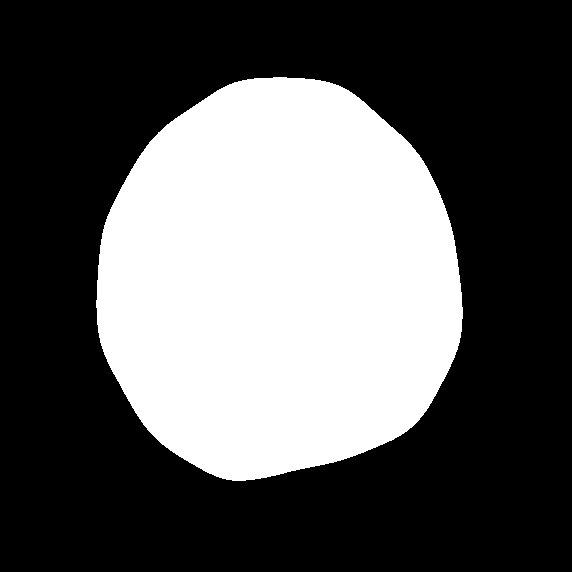
#> input picture output_segmentations/seg_001_HC.png, 572 x 572 px; its folder holds only this picture in this run
$ jupyter execute --allow-errors HC.ipynb   (shell and % lines are left out)
#> lines starting #> are read from the running program, lines starting #| are printed output that depends on the picture; after the words box and inside, x2 and y2 are one past the last pixel; in counts of white or black regions, pixels touching at a corner belong together
[cell 1]
# !pip install torchvision

[cell 2]
# import numpy as np
# print(np.__version__)

[cell 3]
# !pip uninstall numpy opencv-python -y
# !pip install --upgrade "numpy==1.23.5"
# !pip install --upgrade "scikit-image<0.25"
# !pip install --no-deps opencv-python

[cell 4]
# !pip uninstall typing_extensions
# !pip install typing_extensions==4.11.0

[cell 5]
# !pip install --upgrade pydantic

[cell 6]
# pip install typing_extensions==4.7.1 --upgrade

[cell 7]
from typing_extensions import TypeIs

**Preprocessing - flipping, resizing, rotation, intensity based transformation**

[cell 8]
import os
import numpy as np
from torchvision import transforms
from torchvision.transforms import functional as TF
from torch.utils.data import Dataset, DataLoader, random_split
from PIL import Image

# Custom joint transformation that applies geometric transforms to both image and mask,
# and intensity transforms only to the image.
class JointTransform:
    # [43 lines left out: functions __init__, __call__, not called in this run]

# Define intensity-only transformations for the image.
#> (the rest of this cell did not finish here and is left out)

[cell 9]
# [5 lines of commented-out code are left out]

#> (a cell that did not finish here is left out)

**Checking alignment and order of train image and the corresponding masking**

#> (a cell that did not finish here is left out)

**Unet with resnet101 as backbone**

[cell 12]
import torch
import torch.nn as nn
import torch.nn.functional as F
from torchvision import models

class ResConv(nn.Module):
    """ Convolution block for U-Net with repeated convolutions and ReLU activations. """
    # [10 lines left out: function __init__, not called in this run]

    def forward(self, x):
        return self.conv(x)

class UpConv(nn.Module):
    """ Upsampling block for U-Net, using bilinear interpolation and convolution. """
    # [13 lines left out: functions __init__, forward, not called in this run]

class UNetResNet101(nn.Module):
    # [41 lines left out: functions __init__, forward, not called in this run]

**Dice loss + Binary cross-entropy loss**

[cell 13]
import torch
import torch.nn as nn
import torch.nn.functional as F

class DiceBCELoss(nn.Module):
    def __init__(self):
        super().__init__()

    # [7 lines left out: function forward, not called in this run]

class BoundaryLoss(nn.Module):
    def __init__(self):
        super().__init__()

    # [13 lines left out: function forward, not called in this run]

class DiceBCEBoundaryLoss(nn.Module):
    # [10 lines left out: functions __init__, forward, not called in this run]

**Training Loop**

#> (a cell that did not finish here is left out)

[cell 15]
import os
import torch
import torch.optim as optimizer
from torch.optim.lr_scheduler import ReduceLROnPlateau
import numpy as np
from sklearn.metrics import f1_score
from sklearn.model_selection import KFold
from torch.utils.data import DataLoader, Subset
import matplotlib.pyplot as plt
import cv2

# Assume full_dataset, device, UNetResNet101, DiceBCELoss, and joint_transform are defined already.
# full_dataset = CustomDataset('denoised_training_set', 'masked_annotations', joint_transform=joint_transform)

# Number of folds and training epochs
num_folds = 5
num_epochs = 50
patience = 5

# Set up KFold splitter
#> (the rest of this cell did not finish here and is left out)

[cell 16]
import re
import pandas as pd
import seaborn as sns

# Reuse full raw log data from user message (truncated earlier for demo)
# Let's simulate parsing the full log by expanding the regex extraction on the full multi-fold content
full_log_text = '''Starting fold 1/5
Fold 1, Epoch 1/50, Train Loss: 0.5817, Train F1: 0.9583, Val Loss: 0.4886, Val F1: 0.9571
Fold 1, Epoch 2/50, Train Loss: 0.4321, Train F1: 0.9682, Val Loss: 0.4138, Val F1: 0.9630
Fold 1, Epoch 3/50, Train Loss: 0.3668, Train F1: 0.9714, Val Loss: 0.3447, Val F1: 0.9704
Fold 1, Epoch 4/50, Train Loss: 0.3311, Train F1: 0.9700, Val Loss: 0.3174, Val F1: 0.9691
Fold 1, Epoch 5/50, Train Loss: 0.2864, Train F1: 0.9744, Val Loss: 0.2831, Val F1: 0.9718
Fold 1, Epoch 6/50, Train Loss: 0.2585, Train F1: 0.9751, Val Loss: 0.2608, Val F1: 0.9710
Fold 1, Epoch 7/50, Train Loss: 0.2341, Train F1: 0.9759, Val Loss: 0.2273, Val F1: 0.9734
Fold 1, Epoch 8/50, Train Loss: 0.2116, Train F1: 0.9761, Val Loss: 0.2107, Val F1: 0.9742
Fold 1, Epoch 9/50, Train Loss: 0.1957, Train F1: 0.9765, Val Loss: 0.1984, Val F1: 0.9752
Fold 1, Epoch 10/50, Train Loss: 0.1782, Train F1: 0.9764, Val Loss: 0.1811, Val F1: 0.9739
Saved overlay image at: overlay_images/fold1_epoch10.png
Fold 1, Epoch 11/50, Train Loss: 0.1682, Train F1: 0.9774, Val Loss: 0.1801, Val F1: 0.9743
Fold 1, Epoch 12/50, Train Loss: 0.1572, Train F1: 0.9762, Val Loss: 0.1675, Val F1: 0.9736
Fold 1, Epoch 13/50, Train Loss: 0.1481, Train F1: 0.9778, Val Loss: 0.1447, Val F1: 0.9758
Fold 1, Epoch 14/50, Train Loss: 0.1359, Train F1: 0.9770, Val Loss: 0.1478, Val F1: 0.9728
Fold 1, Epoch 15/50, Train Loss: 0.1288, Train F1: 0.9785, Val Loss: 0.1345, Val F1: 0.9761
Fold 1, Epoch 16/50, Train Loss: 0.1257, Train F1: 0.9781, Val Loss: 0.1388, Val F1: 0.9729
Fold 1, Epoch 17/50, Train Loss: 0.1435, Train F1: 0.9701, Val Loss: 0.1517, Val F1: 0.9700
Fold 1, Epoch 18/50, Train Loss: 0.1328, Train F1: 0.9736, Val Loss: 0.1411, Val F1: 0.9703
Fold 1, Epoch 19/50, Train Loss: 0.1199, Train F1: 0.9741, Val Loss: 0.1532, Val F1: 0.9646
Fold 1, Epoch 20/50, Train Loss: 0.1205, Train F1: 0.9763, Val Loss: 0.1224, Val F1: 0.9732
Early stopping triggered in fold 1 at epoch 20
Starting fold 2/5
Fold 2, Epoch 1/50, Train Loss: 0.7224, Train F1: 0.8930, Val Loss: 0.6952, Val F1: 0.8895
Fold 2, Epoch 2/50, Train Loss: 0.5740, Train F1: 0.9653, Val Loss: 0.5789, Val F1: 0.9627
Fold 2, Epoch 3/50, Train Loss: 0.5145, Train F1: 0.9680, Val Loss: 0.5073, Val F1: 0.9652
Fold 2, Epoch 4/50, Train Loss: 0.4642, Train F1: 0.9654, Val Loss: 0.4723, Val F1: 0.9616
Fold 2, Epoch 5/50, Train Loss: 0.4177, Train F1: 0.9714, Val Loss: 0.4101, Val F1: 0.9681
Fold 2, Epoch 6/50, Train Loss: 0.3816, Train F1: 0.9749, Val Loss: 0.3783, Val F1: 0.9722
Fold 2, Epoch 7/50, Train Loss: 0.3466, Train F1: 0.9751, Val Loss: 0.3507, Val F1: 0.9727
Fold 2, Epoch 8/50, Train Loss: 0.3172, Train F1: 0.9765, Val Loss: 0.3237, Val F1: 0.9727
Fold 2, Epoch 9/50, Train Loss: 0.2919, Train F1: 0.9708, Val Loss: 0.3048, Val F1: 0.9667
Fold 2, Epoch 10/50, Train Loss: 0.2739, Train F1: 0.9765, Val Loss: 0.2754, Val F1: 0.9726
Saved overlay image at: overlay_images/fold2_epoch10.png
Fold 2, Epoch 11/50, Train Loss: 0.2466, Train F1: 0.9778, Val Loss: 0.2543, Val F1: 0.9737
Fold 2, Epoch 12/50, Train Loss: 0.2366, Train F1: 0.9579, Val Loss: 0.3004, Val F1: 0.9557
Fold 2, Epoch 13/50, Train Loss: 0.2199, Train F1: 0.9763, Val Loss: 0.2097, Val F1: 0.9742
Fold 2, Epoch 14/50, Train Loss: 0.1986, Train F1: 0.9745, Val Loss: 0.2183, Val F1: 0.9713
Fold 2, Epoch 15/50, Train Loss: 0.1864, Train F1: 0.9770, Val Loss: 0.1927, Val F1: 0.9741
Fold 2, Epoch 16/50, Train Loss: 0.1722, Train F1: 0.9771, Val Loss: 0.1849, Val F1: 0.9740
Fold 2, Epoch 17/50, Train Loss: 0.1636, Train F1: 0.9792, Val Loss: 0.1672, Val F1: 0.9750
Fold 2, Epoch 18/50, Train Loss: 0.1518, Train F1: 0.9803, Val Loss: 0.1707, Val F1: 0.9763
Fold 2, Epoch 19/50, Train Loss: 0.1428, Train F1: 0.9792, Val Loss: 0.1523, Val F1: 0.9755
Fold 2, Epoch 20/50, Train Loss: 0.1355, Train F1: 0.9805, Val Loss: 0.1443, Val F1: 0.9765
Saved overlay image at: overlay_images/fold2_epoch20.png
Fold 2, Epoch 21/50, Train Loss: 0.1291, Train F1: 0.9809, Val Loss: 0.1379, Val F1: 0.9765
Fold 2, Epoch 22/50, Train Loss: 0.1242, Train F1: 0.9813, Val Loss: 0.1311, Val F1: 0.9768
Fold 2, Epoch 23/50, Train Loss: 0.1186, Train F1: 0.9796, Val Loss: 0.1310, Val F1: 0.9761
Fold 2, Epoch 24/50, Train Loss: 0.1136, Train F1: 0.9806, Val Loss: 0.1258, Val F1: 0.9764
Fold 2, Epoch 25/50, Train Loss: 0.1092, Train F1: 0.9811, Val Loss: 0.1252, Val F1: 0.9768
Fold 2, Epoch 26/50, Train Loss: 0.1057, Train F1: 0.9821, Val Loss: 0.1184, Val F1: 0.9773
Fold 2, Epoch 27/50, Train Loss: 0.0999, Train F1: 0.9822, Val Loss: 0.1153, Val F1: 0.9771
Fold 2, Epoch 28/50, Train Loss: 0.0975, Train F1: 0.9802, Val Loss: 0.1194, Val F1: 0.9747
Fold 2, Epoch 29/50, Train Loss: 0.0988, Train F1: 0.9803, Val Loss: 0.1091, Val F1: 0.9762
Fold 2, Epoch 30/50, Train Loss: 0.0951, Train F1: 0.9812, Val Loss: 0.1088, Val F1: 0.9768
Saved overlay image at: overlay_images/fold2_epoch30.png
Fold 2, Epoch 31/50, Train Loss: 0.0910, Train F1: 0.9821, Val Loss: 0.1046, Val F1: 0.9763
Early stopping triggered in fold 2 at epoch 31
Starting fold 3/5

Fold 3, Epoch 1/50, Train Loss: 0.5439, Train F1: 0.9574, Val Loss: 0.4625, Val F1: 0.9541
Fold 3, Epoch 2/50, Train Loss: 0.3919, Train F1: 0.9694, Val Loss: 0.3712, Val F1: 0.9673
Fold 3, Epoch 3/50, Train Loss: 0.3399, Train F1: 0.9726, Val Loss: 0.3358, Val F1: 0.9699
Fold 3, Epoch 4/50, Train Loss: 0.2965, Train F1: 0.9696, Val Loss: 0.2961, Val F1: 0.9688
Fold 3, Epoch 5/50, Train Loss: 0.2641, Train F1: 0.9753, Val Loss: 0.2595, Val F1: 0.9732
Fold 3, Epoch 6/50, Train Loss: 0.2387, Train F1: 0.9746, Val Loss: 0.2446, Val F1: 0.9726
Fold 3, Epoch 7/50, Train Loss: 0.2168, Train F1: 0.9778, Val Loss: 0.2200, Val F1: 0.9749
Fold 3, Epoch 8/50, Train Loss: 0.2011, Train F1: 0.9765, Val Loss: 0.2066, Val F1: 0.9735
Fold 3, Epoch 9/50, Train Loss: 0.1849, Train F1: 0.9765, Val Loss: 0.1951, Val F1: 0.9743
Fold 3, Epoch 10/50, Train Loss: 0.1724, Train F1: 0.9745, Val Loss: 0.1827, Val F1: 0.9721
Saved overlay image at: overlay_images/fold3_epoch10.png
Fold 3, Epoch 11/50, Train Loss: 0.1595, Train F1: 0.9776, Val Loss: 0.1659, Val F1: 0.9744
Fold 3, Epoch 12/50, Train Loss: 0.1471, Train F1: 0.9772, Val Loss: 0.1586, Val F1: 0.9749
Fold 3, Epoch 13/50, Train Loss: 0.1391, Train F1: 0.9763, Val Loss: 0.1515, Val F1: 0.9736
Fold 3, Epoch 14/50, Train Loss: 0.1328, Train F1: 0.9803, Val Loss: 0.1392, Val F1: 0.9766
Fold 3, Epoch 15/50, Train Loss: 0.1243, Train F1: 0.9801, Val Loss: 0.1303, Val F1: 0.9769
Fold 3, Epoch 16/50, Train Loss: 0.1198, Train F1: 0.9798, Val Loss: 0.1306, Val F1: 0.9758
Fold 3, Epoch 17/50, Train Loss: 0.1133, Train F1: 0.9788, Val Loss: 0.1276, Val F1: 0.9757
Fold 3, Epoch 18/50, Train Loss: 0.1085, Train F1: 0.9804, Val Loss: 0.1195, Val F1: 0.9763
Fold 3, Epoch 19/50, Train Loss: 0.1053, Train F1: 0.9806, Val Loss: 0.1161, Val F1: 0.9761
Fold 3, Epoch 20/50, Train Loss: 0.1008, Train F1: 0.9822, Val Loss: 0.1104, Val F1: 0.9774
Saved overlay image at: overlay_images/fold3_epoch20.png
Fold 3, Epoch 21/50, Train Loss: 0.0947, Train F1: 0.9818, Val Loss: 0.1133, Val F1: 0.9758
Fold 3, Epoch 22/50, Train Loss: 0.0923, Train F1: 0.9788, Val Loss: 0.1079, Val F1: 0.9750
Fold 3, Epoch 23/50, Train Loss: 0.0904, Train F1: 0.9813, Val Loss: 0.1048, Val F1: 0.9767
Fold 3, Epoch 24/50, Train Loss: 0.0883, Train F1: 0.9814, Val Loss: 0.1022, Val F1: 0.9763
Fold 3, Epoch 25/50, Train Loss: 0.0865, Train F1: 0.9817, Val Loss: 0.1008, Val F1: 0.9760
Early stopping triggered in fold 3 at epoch 25
Starting fold 4/5

Fold 4, Epoch 1/50, Train Loss: 0.5747, Train F1: 0.9571, Val Loss: 0.4262, Val F1: 0.9611
Fold 4, Epoch 2/50, Train Loss: 0.4206, Train F1: 0.9665, Val Loss: 0.3819, Val F1: 0.9682
Fold 4, Epoch 3/50, Train Loss: 0.3725, Train F1: 0.9703, Val Loss: 0.3390, Val F1: 0.9700
Fold 4, Epoch 4/50, Train Loss: 0.3303, Train F1: 0.9737, Val Loss: 0.2983, Val F1: 0.9746
Fold 4, Epoch 5/50, Train Loss: 0.3005, Train F1: 0.9688, Val Loss: 0.2887, Val F1: 0.9705
Fold 4, Epoch 6/50, Train Loss: 0.2769, Train F1: 0.9706, Val Loss: 0.2544, Val F1: 0.9717
Fold 4, Epoch 7/50, Train Loss: 0.2522, Train F1: 0.9768, Val Loss: 0.2379, Val F1: 0.9763
Fold 4, Epoch 8/50, Train Loss: 0.2253, Train F1: 0.9756, Val Loss: 0.2070, Val F1: 0.9753
Fold 4, Epoch 9/50, Train Loss: 0.2108, Train F1: 0.9759, Val Loss: 0.1883, Val F1: 0.9757
Fold 4, Epoch 10/50, Train Loss: 0.1957, Train F1: 0.9768, Val Loss: 0.1872, Val F1: 0.9760
Saved overlay image at: overlay_images/fold4_epoch10.png
Fold 4, Epoch 11/50, Train Loss: 0.1798, Train F1: 0.9746, Val Loss: 0.1808, Val F1: 0.9748
Fold 4, Epoch 12/50, Train Loss: 0.1716, Train F1: 0.9775, Val Loss: 0.1688, Val F1: 0.9764
Fold 4, Epoch 13/50, Train Loss: 0.1610, Train F1: 0.9752, Val Loss: 0.1609, Val F1: 0.9739
Fold 4, Epoch 14/50, Train Loss: 0.1644, Train F1: 0.9740, Val Loss: 0.1472, Val F1: 0.9740
Fold 4, Epoch 15/50, Train Loss: 0.1531, Train F1: 0.9718, Val Loss: 0.1467, Val F1: 0.9717
Fold 4, Epoch 16/50, Train Loss: 0.1556, Train F1: 0.9494, Val Loss: 0.2094, Val F1: 0.9512
Fold 4, Epoch 17/50, Train Loss: 0.1471, Train F1: 0.9646, Val Loss: 0.1523, Val F1: 0.9663
Early stopping triggered in fold 4 at epoch 17
Starting fold 5/5

Fold 5, Epoch 1/50, Train Loss: 0.5539, Train F1: 0.9539, Val Loss: 0.4672, Val F1: 0.9545
Fold 5, Epoch 2/50, Train Loss: 0.4052, Train F1: 0.9689, Val Loss: 0.3883, Val F1: 0.9671
Fold 5, Epoch 3/50, Train Loss: 0.3537, Train F1: 0.9711, Val Loss: 0.3555, Val F1: 0.9689
Fold 5, Epoch 4/50, Train Loss: 0.3131, Train F1: 0.9736, Val Loss: 0.3128, Val F1: 0.9718
Fold 5, Epoch 5/50, Train Loss: 0.2802, Train F1: 0.9752, Val Loss: 0.2844, Val F1: 0.9728
Fold 5, Epoch 6/50, Train Loss: 0.2537, Train F1: 0.9757, Val Loss: 0.2599, Val F1: 0.9735
Fold 5, Epoch 7/50, Train Loss: 0.2312, Train F1: 0.9772, Val Loss: 0.2412, Val F1: 0.9747
Fold 5, Epoch 8/50, Train Loss: 0.2096, Train F1: 0.9747, Val Loss: 0.2219, Val F1: 0.9720
Fold 5, Epoch 9/50, Train Loss: 0.1953, Train F1: 0.9694, Val Loss: 0.2262, Val F1: 0.9668
Fold 5, Epoch 10/50, Train Loss: 0.1916, Train F1: 0.9628, Val Loss: 0.2222, Val F1: 0.9615
Saved overlay image at: overlay_images/fold5_epoch10.png
Fold 5, Epoch 11/50, Train Loss: 0.1881, Train F1: 0.9723, Val Loss: 0.1987, Val F1: 0.9708
Fold 5, Epoch 12/50, Train Loss: 0.1656, Train F1: 0.9759, Val Loss: 0.1762, Val F1: 0.9714
Early stopping triggered in fold 5 at epoch 12
Best model saved with validation F1: 0.9774'''


# Get all epoch records across folds
full_matches = re.findall(r"Fold (\d), Epoch (\d+)/\d+, Train Loss: ([\d.]+), Train F1: ([\d.]+), Val Loss: ([\d.]+), Val F1: ([\d.]+)", full_log_text)

# Build a full dataframe with fold included
full_df = pd.DataFrame({
    "Fold": [int(m[0]) for m in full_matches],
    "Epoch": [int(m[1]) for m in full_matches],
    "Train Loss": [float(m[2]) for m in full_matches],
    "Train F1": [float(m[3]) for m in full_matches],
    "Val Loss": [float(m[4]) for m in full_matches],
    "Val F1": [float(m[5]) for m in full_matches],
})

# Plot: Averaged over folds
avg_df = full_df.groupby("Epoch").mean().reset_index()

plt.figure(figsize=(12, 6))

plt.subplot(1, 2, 1)
sns.lineplot(x="Epoch", y="Train Loss", data=avg_df, label="Train Loss (avg)")
sns.lineplot(x="Epoch", y="Val Loss", data=avg_df, label="Val Loss (avg)")
plt.title("Average Loss vs Epochs (All Folds)")
plt.xlabel("Epoch")
plt.ylabel("Loss")
plt.legend()

plt.subplot(1, 2, 2)
sns.lineplot(x="Epoch", y="Train F1", data=avg_df, label="Train F1 (avg)")
sns.lineplot(x="Epoch", y="Val F1", data=avg_df, label="Val F1 (avg)")
plt.title("Average F1 Score vs Epochs (All Folds)")
plt.xlabel("Epoch")
plt.ylabel("F1 Score")
plt.legend()

plt.tight_layout()
plt.show()
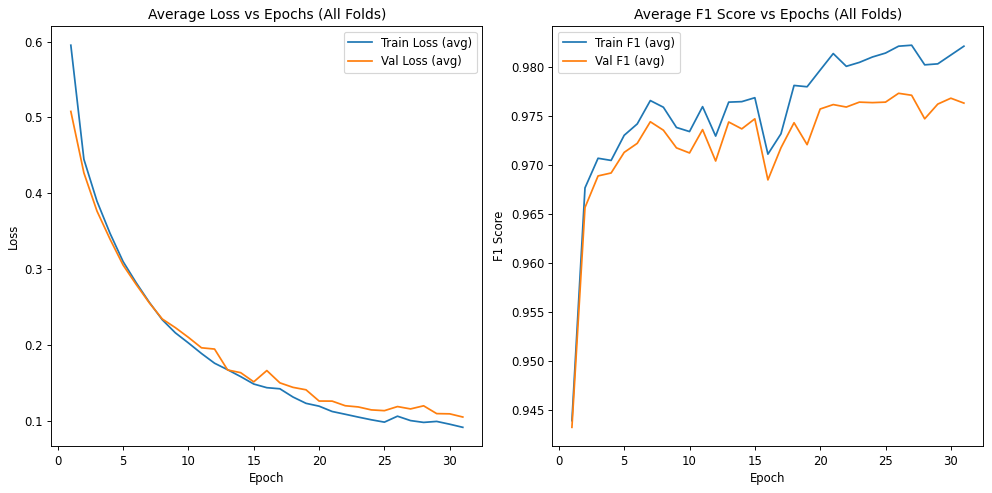
#> figure drawn by matplotlib, 2 panels; panel 1: curve peaks at x = 1, y = 0.595; panel 1: curve peaks at x = 1, y = 0.508; panel 2: curve peaks at x = 27, y = 0.982; panel 2: curve peaks at x = 26, y = 0.977

[cell 17]
# [5 lines of commented-out code are left out]

**Running Model on test data**

[cell 18]
import os
import torch
from torchvision import transforms
from torch.utils.data import Dataset, DataLoader
from PIL import Image
import cv2
import matplotlib.pyplot as plt
from torchvision.transforms import functional as TF


# Device configuration
# device = torch.device("cuda:0" if torch.cuda.is_available() else "cpu")

# Define a test dataset class
class TestDataset(Dataset):
    # [4 lines left out: function __init__, not called in this run]

    def __len__(self):
        return len(self.images)

    # [6 lines left out: function __getitem__, not called in this run]

# Define deterministic transforms for test data
# test_transform = transforms.Compose([
#     transforms.Resize((256, 256)),
#     transforms.Lambda(lambda x: TF.adjust_gamma(x, 0.5)),
#     transforms.ToTensor()
# ])
#> (the rest of this cell did not finish here and is left out)

**DSC (Dice Similarity Coefficient) with filled annotations as ground truth**

[cell 19]
import os
import cv2
import numpy as np
from scipy.spatial.distance import directed_hausdorff

# [42 lines left out: functions dice_coefficient, hausdorff_distance, not called in this run]

# Directories for predicted segmentation masks and ground-truth masked annotations
pred_dir = 'output_segmentations'
gt_dir = 'masked_annotations_test'  # File name style: "500_HC_Annotation.png"

# Get a sorted list of predicted files (assuming .png format)
pred_files = sorted([f for f in os.listdir(pred_dir) if f.endswith('.png')])

dice_scores = []
hd_scores = []

for pred_file in pred_files:
    pred_path = os.path.join(pred_dir, pred_file)

    # Extract the base name by removing the "seg_" prefix and ".png" extension
    base_name = pred_file.replace("seg_", "").replace(".png", "")  # e.g., "500_HC"
    # Form ground truth filename by appending "_Annotation.png"
    gt_file = base_name + "_Annotation.png"  # e.g., "500_HC_Annotation.png"
    gt_path = os.path.join(gt_dir, gt_file)

    if not os.path.exists(gt_path):
        print(f"Ground truth file {gt_file} not found for {pred_file}; skipping.")
        continue

    # Load predicted mask and ground truth mask in grayscale
    pred_mask = cv2.imread(pred_path, cv2.IMREAD_GRAYSCALE)
    gt_mask = cv2.imread(gt_path, cv2.IMREAD_GRAYSCALE)

    if pred_mask is None or gt_mask is None:
        print(f"Error loading {pred_file} or {gt_file}; skipping.")
        continue

    # Resize ground truth mask to match predicted mask size using nearest neighbor interpolation
    gt_mask_resized = cv2.resize(gt_mask, (pred_mask.shape[1], pred_mask.shape[0]), interpolation=cv2.INTER_NEAREST)

    # Convert masks to binary: threshold at 127 (if values are 0 and 255)
    _, pred_mask_bin = cv2.threshold(pred_mask, 127, 1, cv2.THRESH_BINARY)
    _, gt_mask_bin   = cv2.threshold(gt_mask_resized, 127, 1, cv2.THRESH_BINARY)

    # Calculate Dice (DSC)
    dice = dice_coefficient(pred_mask_bin, gt_mask_bin)
    dice_scores.append(dice)

    # [7 lines of commented-out code are left out]
mean_dice = np.nanmean(dice_scores)
# mean_hd = np.nanmean(hd_scores)

print("Mean Dice Similarity Coefficient (DSC): {:.4f}".format(mean_dice))

#> (a cell that did not finish here is left out)

#> (a cell that did not finish here is left out)

[cell 22]
import matplotlib.pyplot as plt

def plot_outlier(pred_dir, gt_dir, worst_file):
    base_name = worst_file.replace("seg_", "").replace(".png", "")
    gt_file = base_name + "_Annotation.png"

    pred_mask = cv2.imread(os.path.join(pred_dir, worst_file), cv2.IMREAD_GRAYSCALE)
    gt_mask = cv2.imread(os.path.join(gt_dir, gt_file), cv2.IMREAD_GRAYSCALE)

    plt.figure(figsize=(10, 5))
    plt.subplot(121), plt.imshow(pred_mask, cmap='gray'), plt.title("Predicted")
    plt.subplot(122), plt.imshow(gt_mask, cmap='gray'), plt.title("Ground Truth")
    plt.suptitle(f"Worst HD Case: {worst_file} (HD = 10.30 mm)")
    plt.show()

#> (the rest of this cell did not finish here and is left out)

**Morphological Opening and Closing + Canny edge Detector**

[cell 23]
import cv2
import numpy as np
import os
import matplotlib.pyplot as plt
import random

# Define input and output folders
input_folder = 'output_segmentations'
output_folder = 'output_edges'
os.makedirs(output_folder, exist_ok=True)

# Define a structuring element for the morphological operations
kernel = np.ones((5, 5), np.uint8)

# Get list of all .png files
image_files = [f for f in os.listdir(input_folder) if f.endswith('.png')]

# Randomly select one file to display
display_image = random.choice(image_files)

# Loop over all segmented images in the input folder
for filename in image_files:
    img_path = os.path.join(input_folder, filename)
    seg_img = cv2.imread(img_path, cv2.IMREAD_GRAYSCALE)
#> seg_img: shape (572, 572); 35.4% white; 1 white region, box (x1, y1, x2, y2) and area: (96, 77, 463, 481) 115748

    # Morphological opening to remove small artifacts
    opened = cv2.morphologyEx(seg_img, cv2.MORPH_OPEN, kernel)
    # Morphological closing to fill small holes
    closed = cv2.morphologyEx(opened, cv2.MORPH_CLOSE, kernel)

    # Canny edge detection
    edges = cv2.Canny(closed, 50, 150)
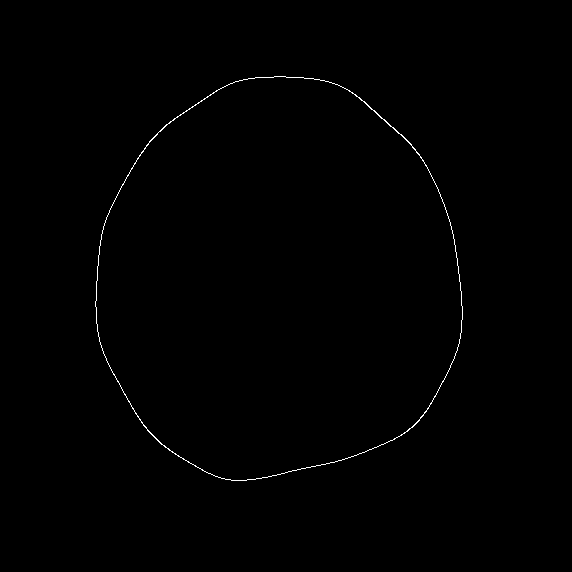
#> edges: shape (572, 572); 0.38% white in thin lines or dots, all inside (x1, y1, x2, y2) = (95, 76, 463, 481)

    # Save edge image
    output_path = os.path.join(output_folder, filename)
    cv2.imwrite(output_path, edges)

    # Show only the selected random image
    if filename == display_image:
        plt.figure(figsize=(12, 4))

        plt.subplot(1, 3, 1)
        plt.imshow(seg_img, cmap='gray')
        plt.title('Original Segmentation')
        plt.axis('off')

        plt.subplot(1, 3, 2)
        plt.imshow(closed, cmap='gray')
        plt.title('After Morphological Ops')
        plt.axis('off')

        plt.subplot(1, 3, 3)
        plt.imshow(edges, cmap='gray')
        plt.title('Canny Edges')
        plt.axis('off')

        plt.show()
#> (the rest of the program and of its run is left out)
